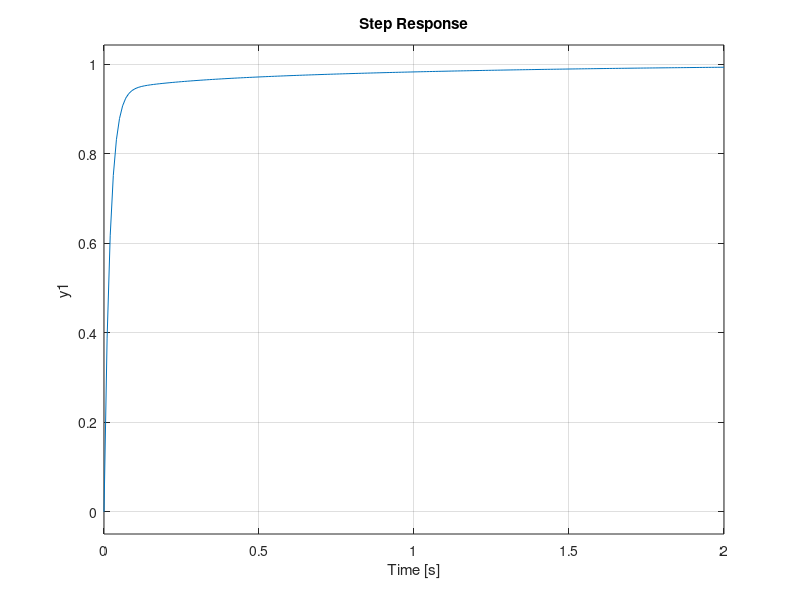

Write the MATLAB code that produced this figure.
s = tf('s');
P = 1/(s^2 + 10*s + 20);
step(P);

Kp = 350;
Ki = 300;
Kd = 50;
C = pid(Kp,Ki,Kd)
T = feedback(C*P,1)

t = 0:0.01:2;
step(T,t)
